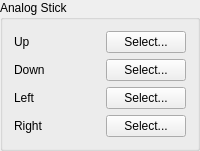
            <widget class="QGroupBox" name="groupBox_10">
             <property name="sizePolicy">
              <sizepolicy hsizetype="Minimum" vsizetype="Minimum">
               <horstretch>0</horstretch>
               <verstretch>0</verstretch>
              </sizepolicy>
             </property>
             <property name="title">
              <string>Analog Stick</string>
             </property>
             <layout class="QGridLayout" name="gridLayout_10">
              <item row="0" column="0">
               <layout class="QGridLayout" name="gridLayout_4">
                <item row="0" column="0">
                 <widget class="QLabel" name="label_50">
                  <property name="text">
                   <string>Up</string>
                  </property>
                  <property name="alignment">
                   <set>Qt::AlignLeading|Qt::AlignLeft|Qt::AlignVCenter</set>
                  </property>
                 </widget>
                </item>
                <item row="0" column="1">
                 <spacer name="horizontalSpacer_14">
                  <property name="orientation">
                   <enum>Qt::Horizontal</enum>
                  </property>
                  <property name="sizeType">
                   <enum>QSizePolicy::MinimumExpanding</enum>
                  </property>
                  <property name="sizeHint" stdset="0">
                   <size>
                    <width>40</width>
                    <height>20</height>
                   </size>
                  </property>
                 </spacer>
                </item>
                <item row="0" column="2">
                 <widget class="InputButton" name="pushY_Axis_U">
                  <property name="sizePolicy">
                   <sizepolicy hsizetype="Minimum" vsizetype="Minimum">
                    <horstretch>0</horstretch>
                    <verstretch>0</verstretch>
                   </sizepolicy>
                  </property>
                  <property name="text">
                   <string>Select...</string>
                  </property>
                  <property name="autoDefault">
                   <bool>false</bool>
                  </property>
                 </widget>
                </item>
                <item row="1" column="0">
                 <widget class="QLabel" name="label_51">
                  <property name="text">
                   <string>Down</string>
                  </property>
                  <property name="alignment">
                   <set>Qt::AlignLeading|Qt::AlignLeft|Qt::AlignVCenter</set>
                  </property>
                 </widget>
                </item>
                <item row="1" column="1">
                 <spacer name="horizontalSpacer_15">
                  <property name="orientation">
                   <enum>Qt::Horizontal</enum>
                  </property>
                  <property name="sizeType">
                   <enum>QSizePolicy::MinimumExpanding</enum>
                  </property>
                  <property name="sizeHint" stdset="0">
                   <size>
                    <width>40</width>
                    <height>20</height>
                   </size>
                  </property>
                 </spacer>
                </item>
                <item row="1" column="2">
                 <widget class="InputButton" name="pushY_Axis_D">
                  <property name="sizePolicy">
                   <sizepolicy hsizetype="Minimum" vsizetype="Minimum">
                    <horstretch>0</horstretch>
                    <verstretch>0</verstretch>
                   </sizepolicy>
                  </property>
                  <property name="text">
                   <string>Select...</string>
                  </property>
                  <property name="autoDefault">
                   <bool>false</bool>
                  </property>
                 </widget>
                </item>
                <item row="2" column="0">
                 <widget class="QLabel" name="label_49">
                  <property name="text">
                   <string>Left</string>
                  </property>
                  <property name="alignment">
                   <set>Qt::AlignLeading|Qt::AlignLeft|Qt::AlignVCenter</set>
                  </property>
                 </widget>
                </item>
                <item row="2" column="1">
                 <spacer name="horizontalSpacer_16">
                  <property name="orientation">
                   <enum>Qt::Horizontal</enum>
                  </property>
                  <property name="sizeType">
                   <enum>QSizePolicy::MinimumExpanding</enum>
                  </property>
                  <property name="sizeHint" stdset="0">
                   <size>
                    <width>40</width>
                    <height>20</height>
                   </size>
                  </property>
                 </spacer>
                </item>
                <item row="2" column="2">
                 <widget class="InputButton" name="pushX_Axis_L">
                  <property name="sizePolicy">
                   <sizepolicy hsizetype="Minimum" vsizetype="Minimum">
                    <horstretch>0</horstretch>
                    <verstretch>0</verstretch>
                   </sizepolicy>
                  </property>
                  <property name="text">
                   <string>Select...</string>
                  </property>
                  <property name="autoDefault">
                   <bool>false</bool>
                  </property>
                 </widget>
                </item>
                <item row="3" column="0">
                 <widget class="QLabel" name="label_52">
                  <property name="text">
                   <string>Right</string>
                  </property>
                 </widget>
                </item>
                <item row="3" column="1">
                 <spacer name="horizontalSpacer_17">
                  <property name="orientation">
                   <enum>Qt::Horizontal</enum>
                  </property>
                  <property name="sizeType">
                   <enum>QSizePolicy::MinimumExpanding</enum>
                  </property>
                  <property name="sizeHint" stdset="0">
                   <size>
                    <width>40</width>
                    <height>20</height>
                   </size>
                  </property>
                 </spacer>
                </item>
                <item row="3" column="2">
                 <widget class="InputButton" name="pushX_Axis_R">
                  <property name="sizePolicy">
                   <sizepolicy hsizetype="Minimum" vsizetype="Minimum">
                    <horstretch>0</horstretch>
                    <verstretch>0</verstretch>
                   </sizepolicy>
                  </property>
                  <property name="text">
                   <string>Select...</string>
                  </property>
                  <property name="autoDefault">
                   <bool>false</bool>
                  </property>
                 </widget>
                </item>
               </layout>
              </item>
             </layout>
            </widget>
